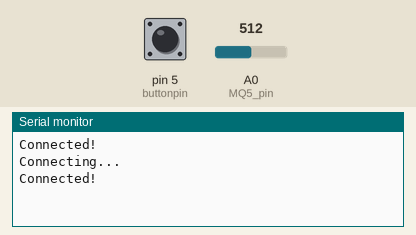
The sketch below on a simulated Arduino Uno, built with avr-gcc and run on an emulated ATmega328P. Parts: the last lines printed to the serial monitor. Inputs (shaded band) come from the test bench; at power-on: pin 5 (buttonpin) HIGH, A0 (MQ5_pin) = 512. WiFi joins after 1.5 s; servers stay silent unless stated; uploads are accepted with an empty reply; no MQTT or app messages arrive unless stated.

Above: at 14.7 s.
14.8 s: pin 5 (buttonpin) pulled LOW for 0.15 s
At 17.0 s:
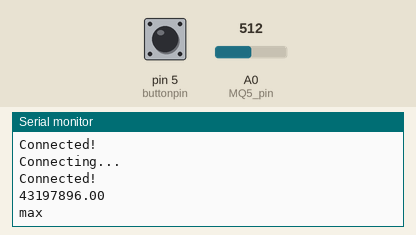
17.3 s: pin 5 (buttonpin) pulled LOW for 1 s
At 19.2 s:
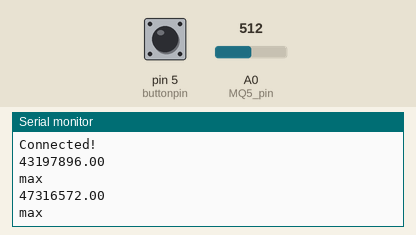

Measured:
- after the input at 14.8 s, the serial monitor: prints a new line after 1.0 s (image 1)
- after the input at 17.3 s, the serial monitor: prints a new line after 1.0 s (image 2)

The sketch:

AlcholRead.ino
```cpp
#define MQ5_pin A0

#include <SPI.h>
#include <Ethernet.h>
#include <PubSubClient.h>
#include <ArduinoJson.h>

byte mac[] = { 0xDE, 0xAD, 0xBE, 0xEF, 0xFE, 0xED };

EthernetClient ethClient;
PubSubClient mqttclient(ethClient);


float sensorValue = 0.0;
float sensor_volt = 0.0;
int i = 0;
float RS_gas = 0.0;
float ratio = 0.0;
double ppm = 0;
float Parameters[2] = {67617.7708232563600177 , -4.5532521098947267};
int buttonpin = 5;
int val;
float max_ppm = 0.0;
int sec = 0;


void setup() {
  Serial.begin(9600);
  delay(1500);
  pinMode(MQ5_pin, INPUT);
  pinMode(buttonpin, INPUT);
  Ethernet.begin(mac);

  //IP and PORT of the catalog
  int    HTTP_PORT   = 80;
  char   HOST_NAME[] = "4504483a2bfe.ngrok.io"; //exposition of catalog through ngrok
  String PATH_NAME   = "/car";
  String HTTP_METHOD = "POST";


  //REGISTRATION TO THE CATALOG THROUGH POST

  // Connect to HTTP server
  EthernetClient ethClient;
  ethClient.setTimeout(10000);
  if (!ethClient.connect(HOST_NAME, HTTP_PORT)) {
    Serial.println(F("Connection failed"));
    return;
  }

  Serial.println(F("Connected!"));

  //build HTTP body
  String msg = "{\"plate\":\"AX1245531\",\"device\":\"arduino\",\"sensor\":\"MQ5\",\"measure_type\": \"alcohol in blood\",\"sensor_id\":\"MQ5-S1\",\"topic\": \"smart2safe/arduino/alcohol_test\",\"serviceType\":\"MQTT\"}";


  // Send HTTP request (build the HTTP Header)
  ethClient.println(HTTP_METHOD + " " + PATH_NAME + " HTTP/1.1");
  ethClient.println("Host: " + String(HOST_NAME));
  ethClient.println("Content-Type: application/json");
  ethClient.print("Content-Length: ");
  ethClient.println(msg.length() + 2);
  ethClient.println("Connection: close");
  ethClient.println(); // end HTTP header
  if (ethClient.println() == 0) {
    Serial.println("Failed to send request");
    ethClient.stop();
    return;
  }

  // send HTTP body
  ethClient.println(msg);

  //Disconnect from server
  ethClient.stop();


  //OBTAINING BROKER URL FROM THE CATALOG THROUGH HTTP GET
  HTTP_METHOD = "GET";
  PATH_NAME   = "/broker";


  Serial.println(F("Connecting..."));

  // Connect to HTTP server
  ethClient.setTimeout(10000);
  if (!ethClient.connect(HOST_NAME, HTTP_PORT)) {
    Serial.println(F("Connection failed"));
    return;
  }

  Serial.println(F("Connected!"));

  //Send HTTP request (build HTTP header)
  ethClient.println(HTTP_METHOD + " " + PATH_NAME + " HTTP/1.1");
  ethClient.println("Host: " + String(HOST_NAME));
  ethClient.println("Connection: close");
  ethClient.println(); // end HTTP header
  if (ethClient.println() == 0) {
    Serial.println("Failed to send request");
    ethClient.stop();
    return;
  }


  // Check HTTP status
  //  char status[32] = {0};
  //  ethClient.readBytesUntil('\r', status, sizeof(status));
  //  if (strcmp(status, "HTTP/1.1 200 OK") != 0) {                // commentato per recuperare spazio
  //    Serial.print("Unexpected response: ");
  //    Serial.println(status);
  //    ethClient.stop();
  //    return;
  //  }

  // Skip HTTP headers
  char endOfHeaders[] = "\r\n\r\n";
  if (!ethClient.find(endOfHeaders)) {
    Serial.println("Invalid response");
    ethClient.stop();
    return;
  }

  // Allocate the JSON document
  // Use arduinojson.org/v6/assistant to compute the capacity.
  StaticJsonDocument<96> brokerJSON;

  // Parse JSON object
  DeserializationError error = deserializeJson(brokerJSON, ethClient);
  //  if (error) {
  //    Serial.print(F("deserializeJson() failed: "));    //commentato per recuperare spazio
  //    Serial.println(error.f_str());
  //    ethClient.stop();
  //    return;
  //  }


  const char* broker_IP = brokerJSON["broker"]["broker"]; // "broker.mqttdashboard.com"

  // Disconnect from server
  ethClient.stop();


  // CONNECT MQTT CLIENT
  //takes as inputs the broker IP and port
  mqttclient.setServer(broker_IP, 1883);
  //connect the clientID s2s_ard to the "server"
  mqttclient.connect("s2s_ard");
}

void loop() {

  val = digitalRead(buttonpin);
  if (val == LOW && sec <= 20) // the user must push the button for at least 20 seconds
  {
    //media valori su 100 campioni
    for (i = 0 ; i < 100 ; i++) {
      sensorValue += analogRead(MQ5_pin);
      delay(10);
    }

    sensorValue = sensorValue / 100;
    sensor_volt = sensorValue / 1024 * 5;
    RS_gas = (5.0 - sensor_volt) * 10000 / sensor_volt;
    ratio = RS_gas / 41317.25; //R0
    //conversione in ppm
    ppm = Parameters[0] * pow(ratio, Parameters[1]);

    Serial.println(ppm);

    if (ppm > max_ppm)
    {
      max_ppm = ppm;
      Serial.println(F("max"));
    }
    sec += 1;
  }
  if (sec > 20)
  {

    String msg = "{\"bn\":\"MQ-5\",\"e\":[{\"n\":\"Blood Alcohol Level\",\"u\":\"/\",\"v\":" + String(max_ppm / 1000000) + "}]}";
    char buffer[msg.length() + 1];
    msg.toCharArray(buffer, msg.length());

    //MQTT publish
    mqttclient.publish("smart2safe/arduino/alcohol_test", buffer);
    return;
  }
}
```
